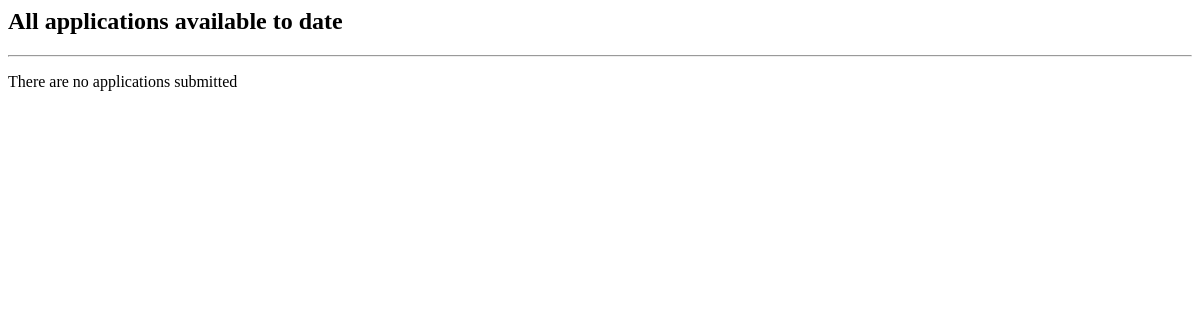
The app's page /applications, older data.
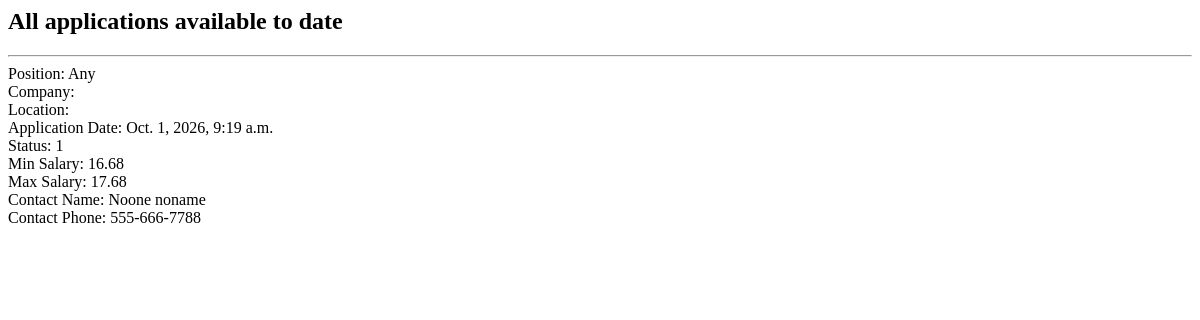
The same page, newer data.
### applications/models.py (models this page shows)
class Post(models.Model):
    user = models.ForeignKey(settings.AUTH_USER_MODEL, on_delete=models.CASCADE) # JobSlide user who added application
    posted_date = models.DateTimeField(default=timezone.now) # Date job application was saved by user
    application_date = models.DateTimeField(blank=True, null=True) # Date application was submitted to company
    status = models.CharField(max_length=50, default='1') # Applied, Prospective - Should be changed to a drop down or check box
    position = models.CharField(max_length=250) # Company position of interest
    min_salary = models.CharField(max_length=200, default="") # Minimum Salary offered
    max_salary = models.CharField(max_length=200, default="N/A") # Location of company
    contact_name = models.CharField(max_length=250, default="") # Name of contact person at company
    contact_phone = models.CharField(max_length=250, default="") # Phone number of contact person at company

### applications/views.py (the view)
# urls.py: path("applications", views.apps.as_view(), name="applications"),
class apps(ListView):
    model = Post
    paginate_by = 50
    template_name = "applications/apps.html"
    context_object_name = "applications"
    def get_queryset(self):
        return Post.objects.all().order_by("-posted_date")
    def get_context_data(self, **kwargs):
        context = super().get_context_data(**kwargs)
        context["applications"] = Post.objects.all().order_by("-posted_date")
        return context

### applications/templates/applications/apps.html
{% extends "applications/base.html" %}
{% block content %}
 <h2> All applications available to date</h2>
 <hr>
 {% if applications %}
 {% for app in applications %}
        Position: {{ app.position }}<br>
        Company: {{ app.company }}<br>
        Location: {{ app.location }}<br>
        Application Date: {{ app.application_date }}<br>
        Status: {{ app.status }}<br>
        Min Salary: {{ app.min_salary }}<br>
        Max Salary: {{ app.max_salary }}<br>
        Contact Name: {{ app.contact_name }}<br>
        Contact Phone: {{ app.contact_phone }}<br><br>
    {% endfor %}
    {% else %}
    <p> There are no applications submitted</p>
    {% endif %}
{% endblock %}

### applications/templates/applications/base.html (shortened to what this page needs)
<html lang="en">
  <head>
  </head>
  <body>
    {% block content %}{% endblock %}
  </body>
</html>

Row changes from the older to the newer data that the page shows:
added Post: position "Any", application_date "Oct. 1, 2026, 9:19 a.m.", status "1", min_salary "16.68", max_salary "17.68", contact_name "Noone noname", contact_phone "555-666-7788"
Text that changed along with them:
text no longer shown: "There are no applications submitted"
